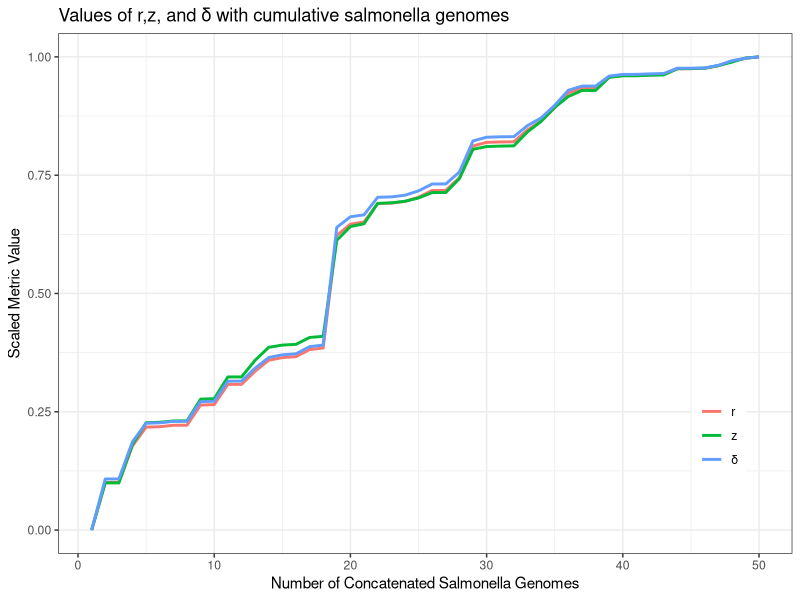
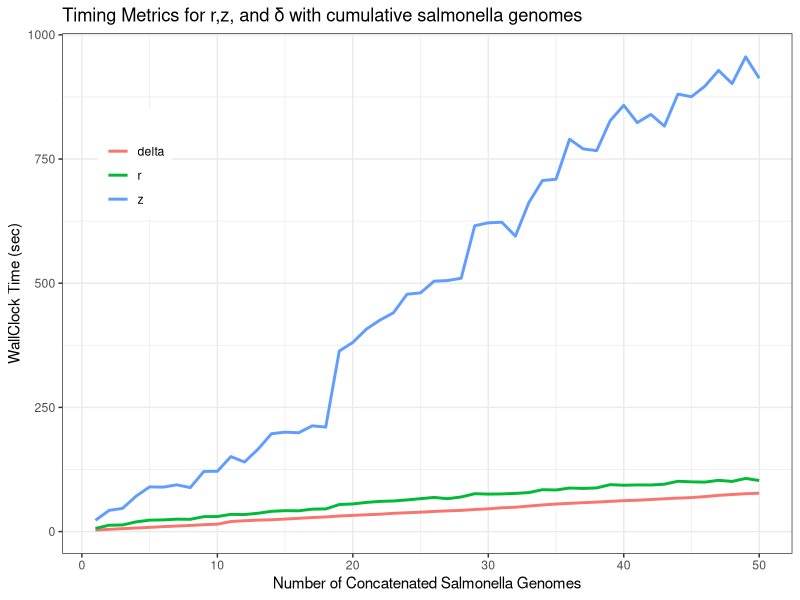

Generate these figures, in order, with R:
require(lubridate)
require(tidyr)
require(dplyr)
require(ggplot2)
require(data.table)



all_metric <- fread("./rzdelta_scaled_values.csv")
all_bench <- fread("./rzdelta_time_bench.csv")

metric_graph <- 
  all_metric %>%
  ggplot() + 
  geom_line(aes(x=ngenomes,y=value,  color=metric), size=1) +
  ggtitle(label = "Values of r,z, and \u03b4 with cumulative salmonella genomes") +
  labs(color="", x="Number of Concatenated Salmonella Genomes", y="Scaled Metric Value") +
  theme_bw() + 
  theme(legend.position=c(.9,.25))


metric_graph

ggplot2::ggsave(filename = "rzdelta.png", 
                plot = metric_graph,
                device = "png"
                )


wallclock_graph <- all_bench %>% 
  ggplot() + geom_line(aes(x=ngenomes,y=value, color=metric), size=1) + 
  labs(y="WallClock Time (sec)", color="", x="Number of Concatenated Salmonella Genomes") +
  ggtitle("Timing Metrics for r,z, and \u03b4 with cumulative salmonella genomes") +
  theme_bw() + 
  theme(legend.position=c(.1,.75))

wallclock_graph

ggplot2::ggsave(filename = "rzdelta_time.png", 
                plot = wallclock_graph,
                device = "png"
)
